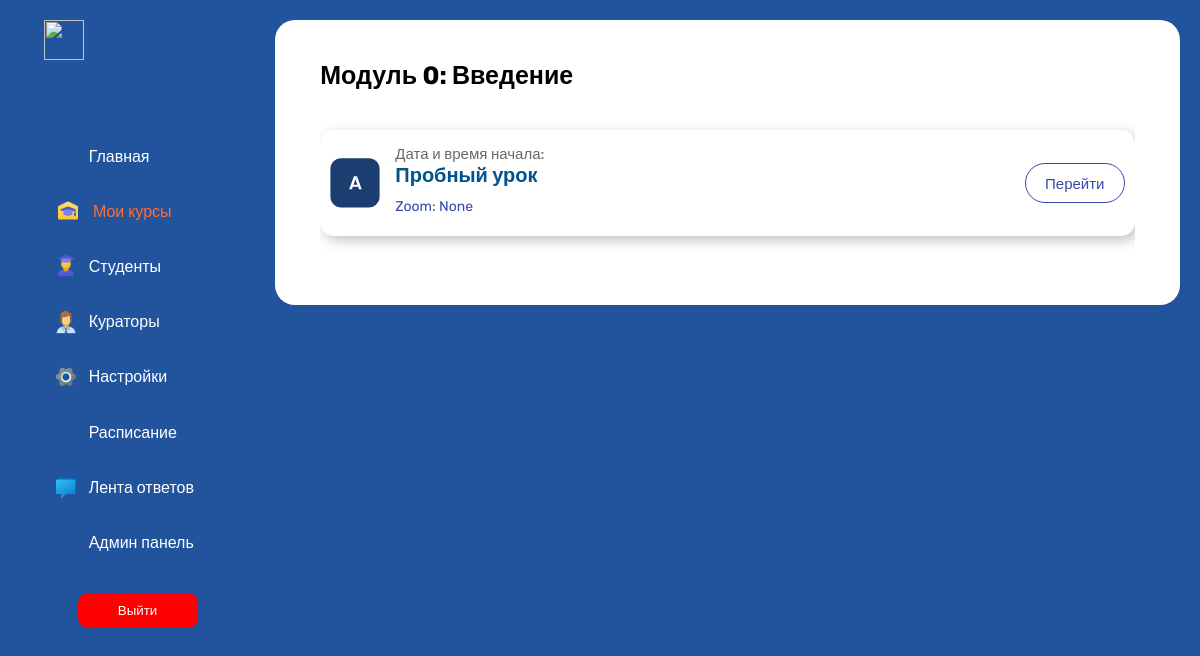
Page /users/curator/courses/module/15/lessons/ (signed in) on the earlier database version.
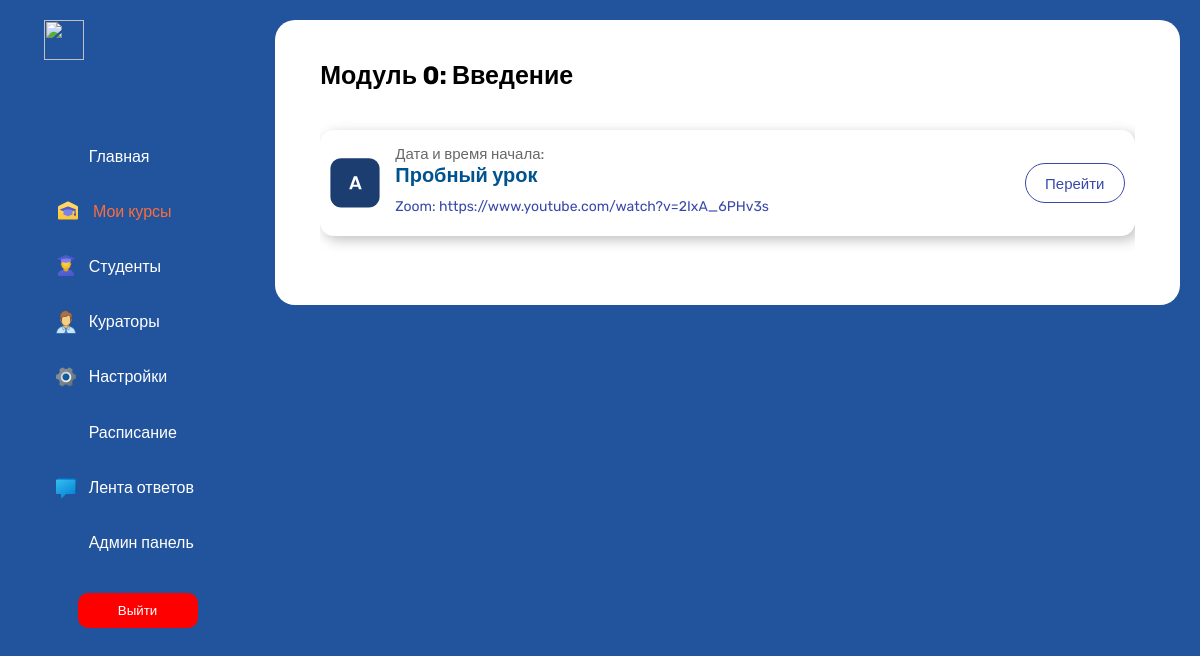
Same page on the later database version.
### courses/models.py (models this page shows, shortened)
class Lesson(models.Model):
    title = models.CharField(max_length=255)  # Название урока
    description = models.TextField()  # Описание урока
    zoom_link = models.URLField(blank=True, null=True)
    start_datetime = models.DateTimeField(blank=True, null=True)
    video = EmbedVideoField(blank=True, null=True) # Видео
    learn_documentation = models.FileField(blank=True, null=True)
    module = models.ForeignKey(Module, on_delete=models.CASCADE)  # Связь с моделью "Module"
    class Meta:
        verbose_name = 'Урок'
        verbose_name_plural = 'Уроки'

### courses/views.py (the view)
# urls.py: path('module/<int:module_id>/lessons/', LessonsByModule.as_view(), name='lessons_by_module'),
class LessonsByModule(View):
    def get(self, request, module_id):
        module = get_object_or_404(Module, id=module_id)
        lessons = module.lesson_set.all()  # Получаем все уроки модуля
        if request.user.role == 'student':
            return render(request, 'users/student/lessonsStudent.html', {'module': module, 'lessons': lessons})
        elif request.user.role == 'curator':
            return render(request, 'users/curator/lessonsCurator.html', {'module': module, 'lessons': lessons})
        elif request.user.role == 'admin':
            return render(request, 'users/admin/lessonsAdmin.html', {'module': module, 'lessons': lessons})
        else:
            return render(request, 'users/404.html')

### users/templates/users/admin/lessonsAdmin.html (shortened to what this page needs)
{% extends 'users/admin/base.html' %}
{% load static %}
    {% block css %}<link rel="stylesheet" href="{% static 'admin/css/lessonAdmin.css' %}">{% endblock %}
        {% block content %}
            <div class="content">
            <div class="my-courses">
                <h3>Модуль 0: Введение</h3>
                <div class="lessons">
                    {% for lesson in lessons %}
                    <div class="lesson">
                        <div class="lesson-main">
                            <div class="about-lesson">
                                <div class="data">
                                    <p>Дата и время начала: {{ lesson.start_datetime|date:"D d M H:i" }}</p>
                                </div>
                                <a href="videoAdmin.html">
                                    <div class="lesson-name">
                                        <p><b>{{ lesson.title }}</b> </p>
                                        <p class="link">Zoom: <a href="{{ lesson.zoom_link }}">{{ lesson.zoom_link }}</a></p>
                                    </div>
                                </a>
                            </div>
                        </div>
                        <a href="{% url 'users:admin:courses:lesson_view' lesson_id=lesson.id %}">
                            <button class="go">
                                <p>Перейти</p>
                            </button>
                        </a>
                    </div>
                    {% endfor %}
                </div>
            </div>
        </div>
        {% endblock %}

Differences in the rows shown:
changed Lesson "Пробный урок": zoom_link "None" → "https://www.youtube.com/watch?v=2IxA_6PHv3s"
